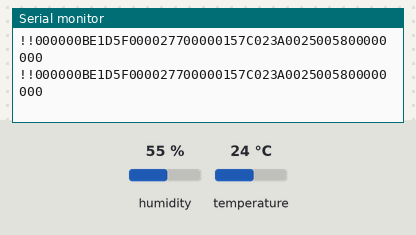
Bench run of a sketch on a simulated Arduino Uno, built with avr-gcc and run on an emulated ATmega328P. Parts: the last lines printed to the serial monitor. Wiring (inferred from the names in the program): DHT22 sensor: data pin 2. Inputs (shaded band) come from the test bench; at power-on: humidity 55 %, temperature 24 °C.

Above: at 4.3 s.
4.4 s: humidity set to 22 %
At 8.3 s:
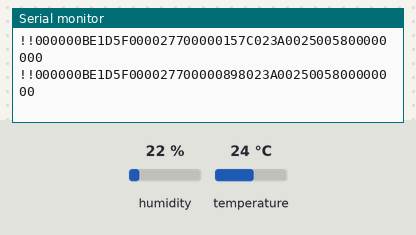
11.6 s: temperature set to 12 °C
At 13.9 s:
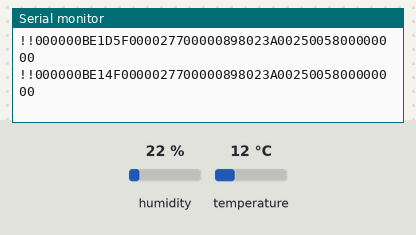
18.1 s: humidity set to 40 %
At 20.8 s:
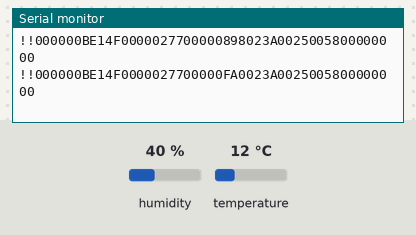
24.7 s: temperature set to 19 °C
At 27.6 s:
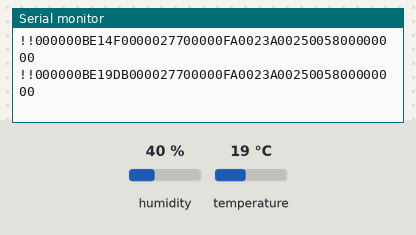
31.2 s: humidity set to 68 %
At 34.5 s:
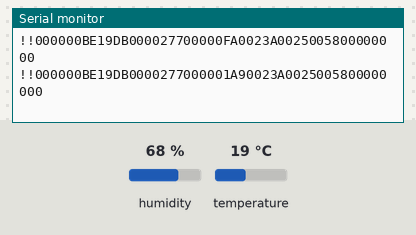
37.8 s: temperature set to 28 °C
At 40.1 s:
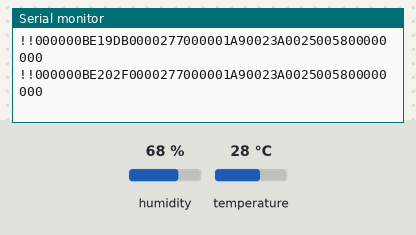

Measured:
- after the input at 4.4 s, the serial monitor: prints a new line after 2.4 s (image 1)
- after the input at 11.6 s, the serial monitor: prints a new line after 1.8 s (image 2)
- after the input at 18.1 s, the serial monitor: prints a new line after 1.8 s (image 3)
- after the input at 24.7 s, the serial monitor: prints a new line after 1.8 s (image 4)
- after the input at 31.2 s, the serial monitor: prints a new line after 1.8 s (image 5)
- after the input at 37.8 s, the serial monitor: prints a new line after 1.8 s (image 6)

The sketch:

sbcweater.ino
```cpp
//thanks to mwall for the packet debug info.
//First pass at aruino weater output to weewx. The ws1 uses serial to output the data
// so maybe make a modifed peetbros packet (@@ without hex) and modify the ws1 driver
// to read it
//        WS1 station emits data in PeetBros format:
//        http://www.peetbros.com/shop/custom.aspx?recid=29
//        Each line has 50 characters - 2 header bytes and 48 data bytes:
//        !!000000BE02EB000027700000023A023A0025005800000000
//          SSSSXXDDTTTTLLLLPPPPttttHHHHhhhhddddmmmmRRRRWWWW
//          SSSS - wind speed (0.1 kph)
//          XX   - wind direction calibration
//          DD   - wind direction (0-255)
//          TTTT - outdoor temperature (0.1 F)
//          LLLL - long term rain (0.01 in)
//          PPPP - pressure (0.1 mbar)
//          tttt - indoor temperature (0.1 F)
//          HHHH - outdoor humidity (0.1 %)
//          hhhh - indoor humidity (0.1 %)
//          dddd - date (day of year)
//          mmmm - time (minute of day)
//          RRRR - daily rain (0.01 in)
//          WWWW - one minute wind average (0.1 kph)

// Example sketch for DHT22 humidity - temperature sensor
// Written by cactus.io, with thanks to Adafruit for bits of their library. public domain

#include "cactus_io_DHT22.h"

#define DHT22_PIN 2     // what pin on the arduino is the DHT22 data line connected to

// For details on how to hookup the DHT22 sensor to the Arduino then checkout this page
// http://cactus.io/hookups/sensors/temperature-humidity/dht22/hookup-arduino-to-dht22-temp-humidity-sensor

// Initialize DHT sensor for normal 16mhz Arduino.
DHT22 dht(DHT22_PIN);
// Note: If you are using a board with a faster processor than 16MHz then you need
// to declare an instance of the DHT22 using
// DHT22 dht(DHT22_DATA_PIN, 30);
// The additional parameter, in this case here is 30 is used to increase the number of
// cycles transitioning between bits on the data and cloines. For the
// Arduino boards that run at 84MHz the value of 30 should be about right.


void setup() {
  Serial.begin(9600);
//  Serial.println("DHT22 Humidity - Temperature Sensor");
//  Serial.println("RH\t\tTemp (C)\tTemp (F)\tHeat Index (C)\t Heat Index (F)");

  dht.begin();
}

void loop() {
  // Reading temperature or humidity takes about 250 milliseconds!
  // Sensor readings may also be up to 2 seconds 'old' (its a very slow sensor)
  dht.readHumidity();
  dht.readTemperature();

  // Check if any reads failed and exit early (to try again).
  if (isnan(dht.humidity) || isnan(dht.temperature_C)) {
    Serial.println("DHT sensor read failure!");
    return;
  }
//Perhaps byte pointer http://forum.arduino.cc/index.php?topic=112597.0

  int outTEM = (dht.temperature_F * 100);
  int inHUM = (dht.humidity * 100);
  //dht.temperature_F = int(dht.temperature_F);
  //dht.humidity = round(dht.humidity);
  Serial.print("!!");
  Serial.print("0000");
  Serial.print("00");
  Serial.print("BE");
  Serial.print(outTEM,HEX);
  Serial.print("0000");
  Serial.print("2770");
  Serial.print("0000");
  Serial.print(inHUM,HEX);
  Serial.print("023A");
  Serial.print("0025");
  Serial.print("0058");
  Serial.print("0000");
  Serial.println("0000");
  //Serial.println(dht.temperature_F);
  //Serial.println(dht.humidity);

  //Serial.println(dht.computeHeatIndex_F());

  // Wait a few seconds between measurements. The DHT22 should not be read at a higher frequency of
  // about once every 2 seconds. So we add a 3 second delay to cover this.
  delay(3000);
}
//        !!000000BE02EB000027700000023A023A0025005800000000
//          SSSSXXDDTTTTLLLLPPPPttttHHHHhhhhddddmmmmRRRRWWWW
//          SSSS - wind speed (0.1 kph)
//          XX   - wind direction calibration
//          DD   - wind direction (0-255)
//          TTTT - outdoor temperature (0.1 F)
//          LLLL - long term rain (0.01 in)
//          PPPP - pressure (0.1 mbar)
//          tttt - indoor temperature (0.1 F)
//          HHHH - outdoor humidity (0.1 %)
//          hhhh - indoor humidity (0.1 %)
//          dddd - date (day of year)
//          mmmm - time (minute of day)
//          RRRR - daily rain (0.01 in)
//          WWWW - one minute wind average (0.1 kph)
```
